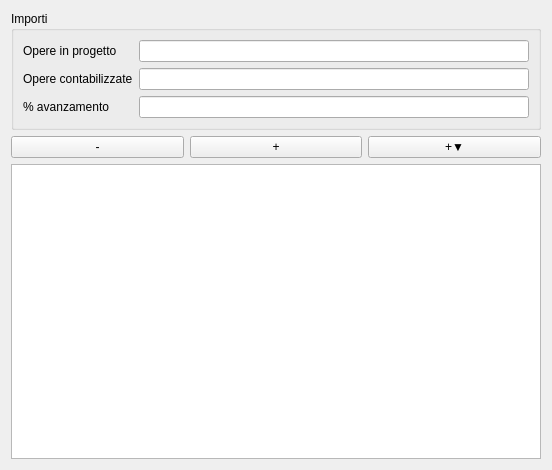
<?xml version="1.0" encoding="UTF-8"?>
<ui version="4.0">
 <class>AccountingLSTreeGUI</class>
 <widget class="QWidget" name="AccountingLSTreeGUI">
  <property name="geometry">
   <rect>
    <x>0</x>
    <y>0</y>
    <width>552</width>
    <height>470</height>
   </rect>
  </property>
  <property name="windowTitle">
   <string>Vista computo</string>
  </property>
  <layout class="QGridLayout" name="gridLayout">
   <item row="0" column="0">
    <widget class="QSplitter" name="splitter">
     <property name="orientation">
      <enum>Qt::Horizontal</enum>
     </property>
     <widget class="QGroupBox" name="amountsGroupBox">
      <property name="title">
       <string>Importi</string>
      </property>
      <layout class="QGridLayout" name="amountsLayout">
       <item row="1" column="0">
        <widget class="QLabel" name="totalAmountAccountedLabel">
         <property name="text">
          <string>Opere contabilizzate</string>
         </property>
        </widget>
       </item>
       <item row="0" column="1">
        <widget class="QLineEdit" name="totalAmountLineEdit">
         <property name="alignment">
          <set>Qt::AlignRight|Qt::AlignTrailing|Qt::AlignVCenter</set>
         </property>
         <property name="readOnly">
          <bool>true</bool>
         </property>
        </widget>
       </item>
       <item row="1" column="1">
        <widget class="QLineEdit" name="totalAmountAccountedLineEdit">
         <property name="alignment">
          <set>Qt::AlignRight|Qt::AlignTrailing|Qt::AlignVCenter</set>
         </property>
         <property name="readOnly">
          <bool>true</bool>
         </property>
        </widget>
       </item>
       <item row="0" column="0">
        <widget class="QLabel" name="totalAmountLabel">
         <property name="text">
          <string>Opere in progetto</string>
         </property>
        </widget>
       </item>
       <item row="2" column="0">
        <widget class="QLabel" name="percentageAccountedLabel">
         <property name="text">
          <string>% avanzamento</string>
         </property>
        </widget>
       </item>
       <item row="2" column="1">
        <widget class="QLineEdit" name="percentageAccountedLineEdit">
         <property name="alignment">
          <set>Qt::AlignRight|Qt::AlignTrailing|Qt::AlignVCenter</set>
         </property>
         <property name="readOnly">
          <bool>true</bool>
         </property>
        </widget>
       </item>
      </layout>
     </widget>
    </widget>
   </item>
   <item row="1" column="0">
    <layout class="QHBoxLayout" name="horizontalLayout">
     <item>
      <widget class="QPushButton" name="delPushButton">
       <property name="text">
        <string>-</string>
       </property>
      </widget>
     </item>
     <item>
      <widget class="QPushButton" name="addPushButton">
       <property name="text">
        <string>+</string>
       </property>
      </widget>
     </item>
     <item>
      <widget class="QPushButton" name="addChildPushButton">
       <property name="text">
        <string>+▼</string>
       </property>
      </widget>
     </item>
    </layout>
   </item>
   <item row="2" column="0">
    <widget class="QTreeView" name="treeView">
     <property name="alternatingRowColors">
      <bool>true</bool>
     </property>
     <property name="selectionMode">
      <enum>QAbstractItemView::SingleSelection</enum>
     </property>
    </widget>
   </item>
  </layout>
 </widget>
 <resources/>
 <connections/>
</ui>
